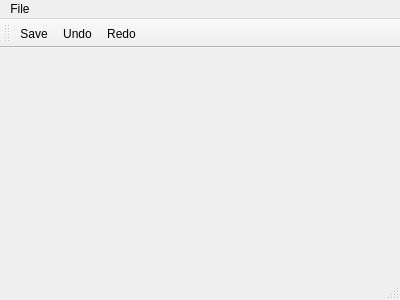
<?xml version="1.0" encoding="UTF-8"?>
<ui version="4.0">
 <class>MainWindow</class>
 <widget class="QMainWindow" name="MainWindow">
  <property name="geometry">
   <rect>
    <x>0</x>
    <y>0</y>
    <width>400</width>
    <height>300</height>
   </rect>
  </property>
  <property name="windowTitle">
   <string>MainWindow</string>
  </property>
  <widget class="QWidget" name="centralWidget"/>
  <widget class="QMenuBar" name="menuBar">
   <property name="geometry">
    <rect>
     <x>0</x>
     <y>0</y>
     <width>400</width>
     <height>21</height>
    </rect>
   </property>
   <widget class="QMenu" name="menuFile">
    <property name="title">
     <string>File</string>
    </property>
    <addaction name="actionSave"/>
    <addaction name="actionUndo"/>
    <addaction name="actionRedo"/>
   </widget>
   <addaction name="menuFile"/>
  </widget>
  <widget class="QToolBar" name="mainToolBar">
   <attribute name="toolBarArea">
    <enum>TopToolBarArea</enum>
   </attribute>
   <attribute name="toolBarBreak">
    <bool>false</bool>
   </attribute>
   <addaction name="actionSave"/>
   <addaction name="actionUndo"/>
   <addaction name="actionRedo"/>
  </widget>
  <widget class="QStatusBar" name="statusBar"/>
  <action name="actionSave">
   <property name="icon">
    <iconset>
     <normaloff>Save-icon.png</normaloff>Save-icon.png</iconset>
   </property>
   <property name="text">
    <string>Save</string>
   </property>
  </action>
  <action name="actionUndo">
   <property name="icon">
    <iconset>
     <normaloff>undo.png</normaloff>undo.png</iconset>
   </property>
   <property name="text">
    <string>Undo</string>
   </property>
  </action>
  <action name="actionRedo">
   <property name="icon">
    <iconset>
     <normaloff>redo.png</normaloff>redo.png</iconset>
   </property>
   <property name="text">
    <string>Redo</string>
   </property>
  </action>
 </widget>
 <layoutdefault spacing="6" margin="11"/>
 <resources/>
 <connections/>
</ui>
